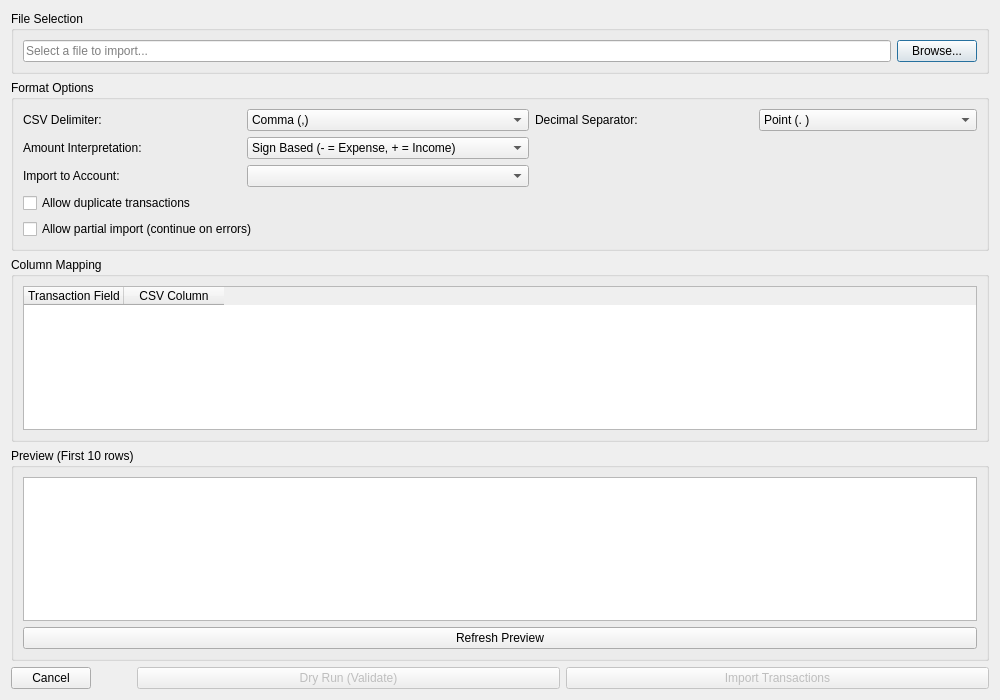
<?xml version="1.0" encoding="UTF-8"?>
<ui version="4.0">
 <class>ImportManagerDialog</class>
 <widget class="QDialog" name="ImportManagerDialog">
  <property name="geometry">
   <rect>
    <x>0</x>
    <y>0</y>
    <width>1000</width>
    <height>700</height>
   </rect>
  </property>
  <property name="windowTitle">
   <string>Import Transactions</string>
  </property>
  <layout class="QVBoxLayout" name="verticalLayout">
   <item>
    <widget class="QGroupBox" name="fileGroupBox">
     <property name="title">
      <string>File Selection</string>
     </property>
     <layout class="QHBoxLayout" name="horizontalLayout">
      <item>
       <widget class="QLineEdit" name="filePathLineEdit">
        <property name="readOnly">
         <bool>true</bool>
        </property>
        <property name="placeholderText">
         <string>Select a file to import... </string>
        </property>
       </widget>
      </item>
      <item>
       <widget class="QPushButton" name="selectFileButton">
        <property name="text">
         <string>Browse...</string>
        </property>
       </widget>
      </item>
     </layout>
    </widget>
   </item>
   <item>
    <widget class="QGroupBox" name="formatGroupBox">
     <property name="title">
      <string>Format Options</string>
     </property>
     <layout class="QGridLayout" name="gridLayout">
      <item row="0" column="0">
       <widget class="QLabel" name="delimiterLabel">
        <property name="text">
         <string>CSV Delimiter:</string>
        </property>
       </widget>
      </item>
      <item row="0" column="1">
       <widget class="QComboBox" name="delimiterComboBox">
        <item>
         <property name="text">
          <string>Comma (,)</string>
         </property>
        </item>
        <item>
         <property name="text">
          <string>Semicolon (;)</string>
         </property>
        </item>
        <item>
         <property name="text">
          <string>Tab</string>
         </property>
        </item>
        <item>
         <property name="text">
          <string>Pipe (|)</string>
         </property>
        </item>
       </widget>
      </item>
      <item row="0" column="2">
       <widget class="QLabel" name="decimalSeparatorLabel">
        <property name="text">
         <string>Decimal Separator: </string>
        </property>
       </widget>
      </item>
      <item row="0" column="3">
       <widget class="QComboBox" name="decimalSeparatorComboBox">
        <item>
         <property name="text">
          <string>Point (. )</string>
         </property>
        </item>
        <item>
         <property name="text">
          <string>Comma (,)</string>
         </property>
        </item>
       </widget>
      </item>
      <item row="3" column="0">
       <widget class="QCheckBox" name="allowDuplicatesCheckBox">
        <property name="toolTip">
         <string>Import transactions even if they appear to be duplicates</string>
        </property>
        <property name="text">
         <string>Allow duplicate transactions</string>
        </property>
       </widget>
      </item>
      <item row="4" column="0" colspan="2">
	 <widget class="QCheckBox" name="allowPartialImportCheckBox">
	  <property name="text">
	   <string>Allow partial import (continue on errors)</string>
	  </property>
	  <property name="toolTip">
	   <string>If checked, successfully validated transactions will be imported even if some fail. If unchecked, all transactions must be valid or none will be imported.</string>
	  </property>
	  <property name="checked">
	   <bool>false</bool>
	  </property>
	 </widget>
	</item>
      <item row="1" column="0">
       <widget class="QLabel" name="amountInterpretationLabel">
        <property name="text">
         <string>Amount Interpretation:</string>
        </property>
       </widget>
      </item>
      <item row="1" column="1">
       <widget class="QComboBox" name="amountInterpretationComboBox">
        <item>
         <property name="text">
          <string>Sign Based (- = Expense, + = Income)</string>
         </property>
        </item>
        <item>
         <property name="text">
          <string>Sign Based Inverted (- = Income, + = Expense)</string>
         </property>
        </item>
        <item>
         <property name="text">
          <string>All Income</string>
         </property>
        </item>
        <item>
         <property name="text">
          <string>All Expense</string>
         </property>
        </item>
        <item>
         <property name="text">
          <string>Column Based</string>
         </property>
        </item>
       </widget>
      </item>
      <item row="2" column="0">
       <widget class="QLabel" name="accountLabel">
        <property name="text">
         <string>Import to Account:</string>
        </property>
       </widget>
      </item>
      <item row="2" column="1">
       <widget class="QComboBox" name="accountComboBox"/>
      </item>
     </layout>
    </widget>
   </item>
   <item>
    <widget class="QGroupBox" name="mappingGroupBox">
     <property name="title">
      <string>Column Mapping</string>
     </property>
     <layout class="QVBoxLayout" name="verticalLayout_2">
      <item>
       <widget class="QTableWidget" name="columnMappingTable">
        <property name="columnCount">
         <number>2</number>
        </property>
        <attribute name="horizontalHeaderVisible">
         <bool>true</bool>
        </attribute>
        <column>
         <property name="text">
          <string>Transaction Field</string>
         </property>
        </column>
        <column>
         <property name="text">
          <string>CSV Column</string>
         </property>
        </column>
       </widget>
      </item>
     </layout>
    </widget>
   </item>
   <item>
    <widget class="QGroupBox" name="previewGroupBox">
     <property name="title">
      <string>Preview (First 10 rows)</string>
     </property>
     <layout class="QVBoxLayout" name="verticalLayout_3">
      <item>
       <widget class="QTableWidget" name="previewTable">
        <property name="editTriggers">
         <set>QAbstractItemView::EditTrigger::NoEditTriggers</set>
        </property>
        <property name="alternatingRowColors">
         <bool>true</bool>
        </property>
       </widget>
      </item>
      <item>
       <widget class="QPushButton" name="refreshPreviewButton">
        <property name="text">
         <string>Refresh Preview</string>
        </property>
       </widget>
      </item>
     </layout>
    </widget>
   </item>
   <item>
    <layout class="QHBoxLayout" name="horizontalLayout_buttons">
     <item>
      <widget class="QDialogButtonBox" name="buttonBox">
       <property name="sizePolicy">
        <sizepolicy hsizetype="Fixed" vsizetype="Fixed">
         <horstretch>0</horstretch>
         <verstretch>0</verstretch>
        </sizepolicy>
       </property>
       <property name="standardButtons">
        <set>QDialogButtonBox::StandardButton::Cancel</set>
       </property>
      </widget>
     </item>
     <item>
      <spacer name="horizontalSpacer">
       <property name="sizeHint" stdset="0">
        <size>
         <width>40</width>
         <height>20</height>
        </size>
       </property>
      </spacer>
     </item>
     <item>
      <widget class="QPushButton" name="dryRunButton">
       <property name="enabled">
        <bool>false</bool>
       </property>
       <property name="toolTip">
        <string>Validate transactions without importing to database</string>
       </property>
       <property name="text">
        <string>Dry Run (Validate)</string>
       </property>
      </widget>
     </item>
     <item>
      <widget class="QPushButton" name="importButton">
       <property name="enabled">
        <bool>false</bool>
       </property>
       <property name="text">
        <string>Import Transactions</string>
       </property>
      </widget>
     </item>
    </layout>
   </item>
  </layout>
 </widget>
 <resources/>
 <connections/>
</ui>
